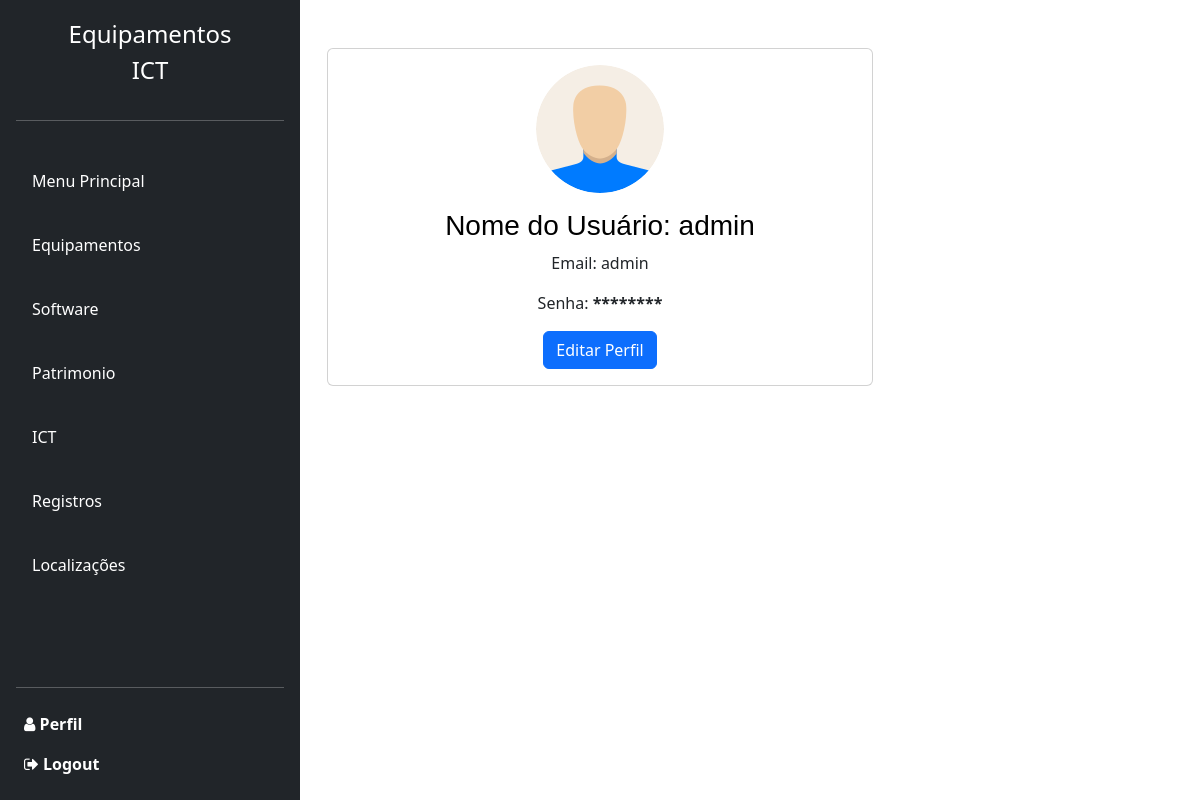
The page /ICT/Perfil.php (signed in) on the database as committed earlier.
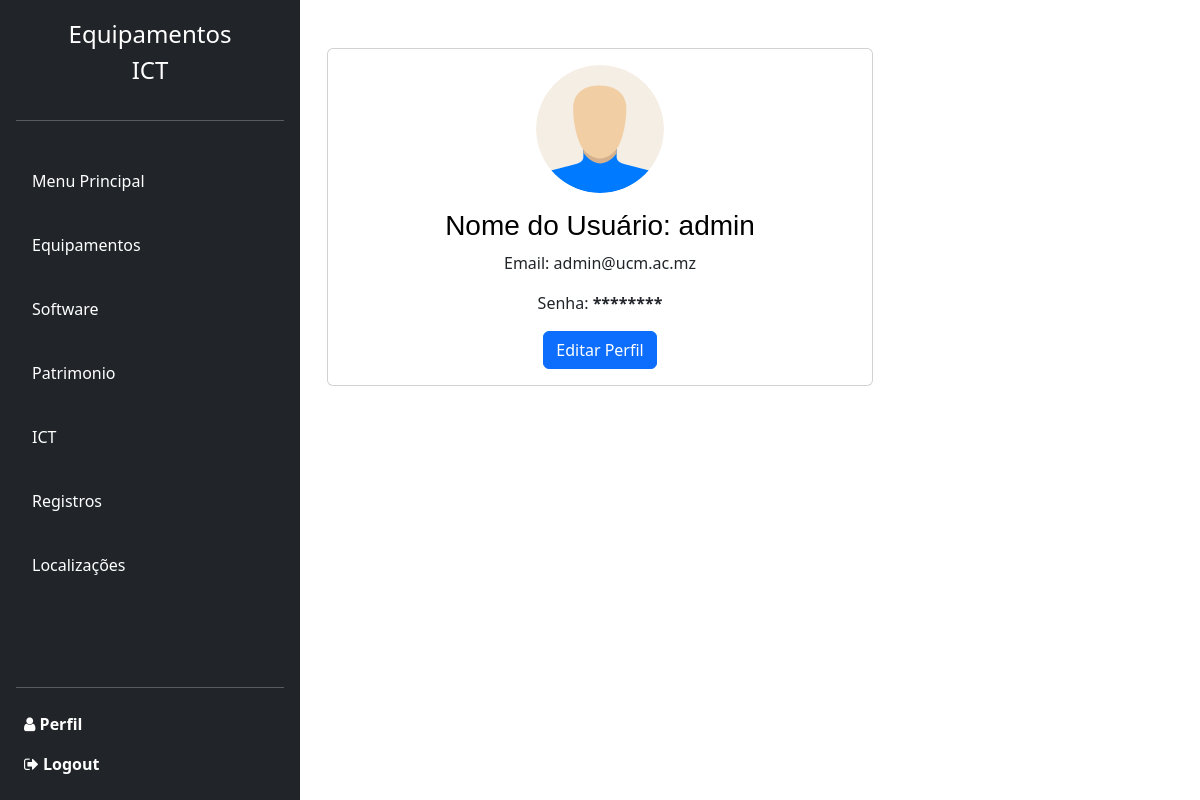
The same page on the database as committed later.
### tables this page shows
CREATE TABLE tbICT(
    Id_ICT INT AUTO_INCREMENT PRIMARY KEY,
    UsrLogin VARCHAR (120) UNIQUE,
    Email VARCHAR (255) UNIQUE,
    Estado VARCHAR (20),
    Senha VARCHAR (255)
);

### ICT/Classes/ICT/ICTDAO.php (called while the page is built, shortened)
<?php
class ICTDAO {
    private $conexao;
    public function __construct($conexao) {
        $this->conexao = $conexao;
    }
    public function buscarPorId($id) {
        $sql = "SELECT * FROM tbICT WHERE Id_ICT = ?";
        $stmt = $this->conexao->prepare($sql);
        $stmt->execute([$id]);
        return $stmt->fetch(PDO::FETCH_ASSOC);
    }
}

### ICT/Perfil.php (the view, shortened to what this page needs)
<?php
if (isset($_SESSION['user_id'])) {
    $user_id = $_SESSION['user_id'];
    require_once 'Classes/ICT/ICTDAO.php';
    $conexao = ConexaoBD::conectar();
    $ICTDAO = new ICTDAO($conexao);
    try {
        $ICT = $ICTDAO->buscarPorId($user_id);
    } catch (PDOException $e) {
        echo "Erro no banco de dados: " . $e->getMessage();
    }
} else {
    header("Location: ./LoginICT.php");
    exit();
}
?>
<!DOCTYPE html>
<html lang="en">
<head>
    <link rel="stylesheet" href="https://stackpath.bootstrapcdn.com/font-awesome/4.7.0/css/font-awesome.min.css">
    <link rel="stylesheet" href="css/style.css">
    <link rel="stylesheet" href="https://cdn.jsdelivr.net/npm/bootstrap@5.2.3/dist/css/bootstrap.min.css">
</head>
<body>
    <section class="d-flex">
    <div class="d-flex flex-column p-3 text-white bg-dark position-fixed" style="width: 300px; height:100vh;">
            <a href="/" class="d-flex flex-column align-items-center mb-3 text-white text-decoration-none">
                <span class="fs-4">Equipamentos</span>
                <span class="fs-4">ICT</span>
            </a>
            <hr>
            <ul class="nav nav-pills flex-column mb-auto">
                <li class="nav-item flex ">
                    <a href="../Dashboard/index.php" class="nav-link my-4 text-white">
                        Menu Principal
                    </a>
                </li>
                <li>
                    <a href="../Equipamentos/index.php" class="nav-link text-white  mb-4">
                        Equipamentos
                    </a>
                </li>
                <li>
                    <a href="../Softwares/index.php" class="nav-link text-white mb-4">
                        Software
                    </a>
                </li>
                <li>
                    <a href="../Patrimonio/index.php" class="nav-link text-white  mb-4">
                        Patrimonio
                    </a>
                </li>
                <li>
                    <a href="../ICT/index.php" class="nav-link text-white mb-4">
                        ICT
                    </a>
                </li>
                <li>
                    <a href="../Registros/index.php" class="nav-link text-white mb-4">
                        Registros
                    </a>
                </li>
                <li>
                    <a href="../Localizacao/index.php" class="nav-link text-white mb-4" aria-current="page">
                        Localizações
                    </a>
                </li>
            </ul>
            <hr>
            <div class="d-flex flex-column">
                <a href="./Perfil.php" class="d-flex align-items-center text-white text-decoration-none m-2" aria-expanded="false">
                    <span>
                        <i class="fa fa-user"></i>
                        <strong>Perfil</strong>
                    </span>
                </a>
                <a href="./Controllers/Logout.php" class="d-flex align-items-center text-white text-decoration-none m-2" aria-expanded="false">
                    <span>
                        <i class="fa fa-sign-out"></i>
                        <strong>Logout</strong>
                    </span>
                </a>
            </div>
        </div>
        <div class="card-body">
            <div class="container mt-5">
                <div class="row">
                    <div class="col-md-6 offset-md-3">
                        <div class="card">
                            <div class="card-body text-center">
                                <img src="./img/user_icon.png" class="rounded-circle mb-3" alt="Imagem de Perfil">
                                <h3 class="card-title">Nome do Usuário: <?= $ICT['UsrLogin']; ?></h3>
                                <p class="card-text">Email: <?= $ICT['Email']; ?></p>
                                <p class="card-text">Senha: <strong>********</strong></p>
                                <a href="#" class="btn btn-primary" data-toggle="modal" data-target="#editProfileModal">Editar Perfil</a>
                            </div>
                        </div>
                    </div>
                </div>
            </div>
        </div>
    </section>
</body>
</html>

Rows that differ between the two databases and show on the page:
changed tbict "admin": Email "admin" → "admin@ucm.ac.mz"
